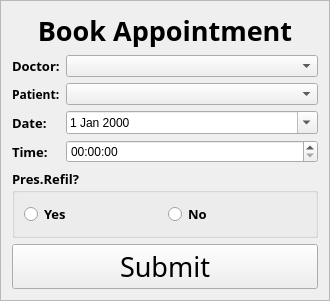
         <widget class="QFrame" name="clinicianBookAppointmentFrame">
          <property name="enabled">
           <bool>true</bool>
          </property>
          <property name="sizePolicy">
           <sizepolicy hsizetype="Fixed" vsizetype="Preferred">
            <horstretch>0</horstretch>
            <verstretch>0</verstretch>
           </sizepolicy>
          </property>
          <property name="minimumSize">
           <size>
            <width>330</width>
            <height>0</height>
           </size>
          </property>
          <property name="frameShape">
           <enum>QFrame::StyledPanel</enum>
          </property>
          <property name="frameShadow">
           <enum>QFrame::Sunken</enum>
          </property>
          <layout class="QFormLayout" name="formLayout_3">
           <item row="0" column="0" colspan="2">
            <widget class="QLabel" name="label_17">
             <property name="font">
              <font>
               <family>Impact</family>
               <pointsize>20</pointsize>
               <weight>75</weight>
               <bold>true</bold>
              </font>
             </property>
             <property name="text">
              <string>Book Appointment</string>
             </property>
             <property name="alignment">
              <set>Qt::AlignCenter</set>
             </property>
            </widget>
           </item>
           <item row="1" column="0">
            <widget class="QLabel" name="label_14">
             <property name="font">
              <font>
               <family>MV Boli</family>
               <pointsize>10</pointsize>
               <weight>75</weight>
               <bold>true</bold>
              </font>
             </property>
             <property name="text">
              <string>Doctor:</string>
             </property>
            </widget>
           </item>
           <item row="1" column="1">
            <widget class="QComboBox" name="clinicianBookAppointmentDoctor">
             <property name="sizePolicy">
              <sizepolicy hsizetype="Minimum" vsizetype="Fixed">
               <horstretch>0</horstretch>
               <verstretch>0</verstretch>
              </sizepolicy>
             </property>
            </widget>
           </item>
           <item row="2" column="0">
            <widget class="QLabel" name="label_7">
             <property name="font">
              <font>
               <family>MV Boli</family>
               <pointsize>9</pointsize>
               <weight>75</weight>
               <bold>true</bold>
              </font>
             </property>
             <property name="text">
              <string>Patient:</string>
             </property>
            </widget>
           </item>
           <item row="2" column="1">
            <widget class="QComboBox" name="clinicianBookAppointmentPatient"/>
           </item>
           <item row="3" column="0">
            <widget class="QLabel" name="label_15">
             <property name="font">
              <font>
               <family>MV Boli</family>
               <pointsize>10</pointsize>
               <weight>75</weight>
               <bold>true</bold>
              </font>
             </property>
             <property name="text">
              <string>Date:</string>
             </property>
            </widget>
           </item>
           <item row="3" column="1">
            <widget class="QDateEdit" name="clinicianBookAppointmentDate">
             <property name="sizePolicy">
              <sizepolicy hsizetype="Minimum" vsizetype="Fixed">
               <horstretch>0</horstretch>
               <verstretch>0</verstretch>
              </sizepolicy>
             </property>
             <property name="calendarPopup">
              <bool>true</bool>
             </property>
            </widget>
           </item>
           <item row="4" column="0">
            <widget class="QLabel" name="label_16">
             <property name="font">
              <font>
               <family>MV Boli</family>
               <pointsize>10</pointsize>
               <weight>75</weight>
               <bold>true</bold>
              </font>
             </property>
             <property name="text">
              <string>Time:</string>
             </property>
            </widget>
           </item>
           <item row="4" column="1">
            <widget class="QTimeEdit" name="clinicianBookAppointmentTime">
             <property name="sizePolicy">
              <sizepolicy hsizetype="Minimum" vsizetype="Fixed">
               <horstretch>0</horstretch>
               <verstretch>0</verstretch>
              </sizepolicy>
             </property>
             <property name="calendarPopup">
              <bool>true</bool>
             </property>
            </widget>
           </item>
           <item row="5" column="0" colspan="2">
            <widget class="QGroupBox" name="groupBox_2">
             <property name="sizePolicy">
              <sizepolicy hsizetype="Minimum" vsizetype="Preferred">
               <horstretch>0</horstretch>
               <verstretch>0</verstretch>
              </sizepolicy>
             </property>
             <property name="font">
              <font>
               <family>MV Boli</family>
               <pointsize>10</pointsize>
               <weight>75</weight>
               <bold>true</bold>
              </font>
             </property>
             <property name="title">
              <string>Pres.Refil?</string>
             </property>
             <property name="flat">
              <bool>false</bool>
             </property>
             <property name="checkable">
              <bool>false</bool>
             </property>
             <layout class="QHBoxLayout" name="horizontalLayout_6">
              <item>
               <widget class="QRadioButton" name="clinicianBookAppointmentYes">
                <property name="font">
                 <font>
                  <family>MV Boli</family>
                  <pointsize>10</pointsize>
                  <weight>75</weight>
                  <bold>true</bold>
                 </font>
                </property>
                <property name="text">
                 <string>Yes</string>
                </property>
               </widget>
              </item>
              <item>
               <widget class="QRadioButton" name="clinicianBookAppointmentNo">
                <property name="font">
                 <font>
                  <family>MV Boli</family>
                  <pointsize>10</pointsize>
                  <weight>75</weight>
                  <bold>true</bold>
                 </font>
                </property>
                <property name="text">
                 <string>No</string>
                </property>
               </widget>
              </item>
             </layout>
            </widget>
           </item>
           <item row="6" column="0" colspan="2">
            <widget class="QPushButton" name="clinicianBookAppointmentSubmit">
             <property name="font">
              <font>
               <family>Impact</family>
               <pointsize>20</pointsize>
              </font>
             </property>
             <property name="text">
              <string>Submit</string>
             </property>
            </widget>
           </item>
          </layout>
         </widget>
